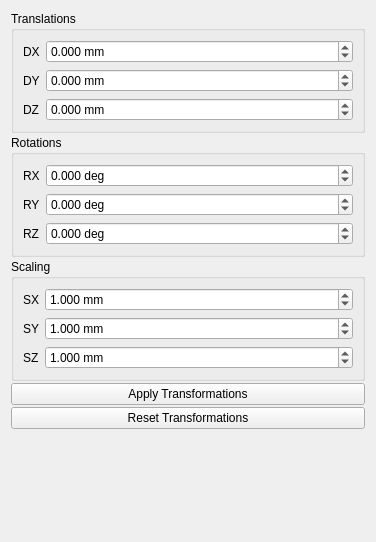
                <widget class="QWidget" name="pageTransformations">
                 <property name="geometry">
                  <rect>
                   <x>0</x>
                   <y>0</y>
                   <width>376</width>
                   <height>542</height>
                  </rect>
                 </property>
                 <property name="sizePolicy">
                  <sizepolicy hsizetype="Expanding" vsizetype="Expanding">
                   <horstretch>0</horstretch>
                   <verstretch>0</verstretch>
                  </sizepolicy>
                 </property>
                 <attribute name="label">
                  <string>Object Transformations</string>
                 </attribute>
                 <layout class="QGridLayout" name="gridLayout_11">
                  <property name="spacing">
                   <number>2</number>
                  </property>
                  <item row="0" column="0">
                   <widget class="QGroupBox" name="groupBox_5">
                    <property name="title">
                     <string>Translations</string>
                    </property>
                    <property name="flat">
                     <bool>true</bool>
                    </property>
                    <layout class="QGridLayout" name="gridLayout_8">
                     <item row="0" column="0">
                      <widget class="QLabel" name="label">
                       <property name="text">
                        <string>DX</string>
                       </property>
                      </widget>
                     </item>
                     <item row="0" column="1">
                      <widget class="QDoubleSpinBox" name="doubleSpinBoxDX">
                       <property name="sizePolicy">
                        <sizepolicy hsizetype="MinimumExpanding" vsizetype="Fixed">
                         <horstretch>0</horstretch>
                         <verstretch>0</verstretch>
                        </sizepolicy>
                       </property>
                       <property name="suffix">
                        <string> mm</string>
                       </property>
                       <property name="decimals">
                        <number>3</number>
                       </property>
                       <property name="minimum">
                        <double>-999999.000000000000000</double>
                       </property>
                       <property name="maximum">
                        <double>999999.000000000000000</double>
                       </property>
                      </widget>
                     </item>
                     <item row="1" column="0">
                      <widget class="QLabel" name="label_2">
                       <property name="text">
                        <string>DY</string>
                       </property>
                      </widget>
                     </item>
                     <item row="1" column="1">
                      <widget class="QDoubleSpinBox" name="doubleSpinBoxDY">
                       <property name="sizePolicy">
                        <sizepolicy hsizetype="MinimumExpanding" vsizetype="Fixed">
                         <horstretch>0</horstretch>
                         <verstretch>0</verstretch>
                        </sizepolicy>
                       </property>
                       <property name="suffix">
                        <string> mm</string>
                       </property>
                       <property name="decimals">
                        <number>3</number>
                       </property>
                       <property name="minimum">
                        <double>-999999.000000000000000</double>
                       </property>
                       <property name="maximum">
                        <double>999999.000000000000000</double>
                       </property>
                      </widget>
                     </item>
                     <item row="2" column="0">
                      <widget class="QLabel" name="label_3">
                       <property name="text">
                        <string>DZ</string>
                       </property>
                      </widget>
                     </item>
                     <item row="2" column="1">
                      <widget class="QDoubleSpinBox" name="doubleSpinBoxDZ">
                       <property name="sizePolicy">
                        <sizepolicy hsizetype="MinimumExpanding" vsizetype="Fixed">
                         <horstretch>0</horstretch>
                         <verstretch>0</verstretch>
                        </sizepolicy>
                       </property>
                       <property name="suffix">
                        <string> mm</string>
                       </property>
                       <property name="decimals">
                        <number>3</number>
                       </property>
                       <property name="minimum">
                        <double>-999999.000000000000000</double>
                       </property>
                       <property name="maximum">
                        <double>999999.000000000000000</double>
                       </property>
                      </widget>
                     </item>
                    </layout>
                   </widget>
                  </item>
                  <item row="5" column="0">
                   <spacer name="verticalSpacer_2">
                    <property name="orientation">
                     <enum>Qt::Vertical</enum>
                    </property>
                    <property name="sizeHint" stdset="0">
                     <size>
                      <width>20</width>
                      <height>40</height>
                     </size>
                    </property>
                   </spacer>
                  </item>
                  <item row="2" column="0">
                   <widget class="QGroupBox" name="groupBox_8">
                    <property name="title">
                     <string>Scaling</string>
                    </property>
                    <property name="flat">
                     <bool>true</bool>
                    </property>
                    <layout class="QGridLayout" name="gridLayout_10">
                     <item row="0" column="0">
                      <widget class="QLabel" name="label_7">
                       <property name="text">
                        <string>SX</string>
                       </property>
                      </widget>
                     </item>
                     <item row="0" column="1">
                      <widget class="QDoubleSpinBox" name="doubleSpinBoxSX">
                       <property name="sizePolicy">
                        <sizepolicy hsizetype="MinimumExpanding" vsizetype="Fixed">
                         <horstretch>0</horstretch>
                         <verstretch>0</verstretch>
                        </sizepolicy>
                       </property>
                       <property name="suffix">
                        <string> mm</string>
                       </property>
                       <property name="decimals">
                        <number>3</number>
                       </property>
                       <property name="minimum">
                        <double>-999999.000000000000000</double>
                       </property>
                       <property name="maximum">
                        <double>999999.000000000000000</double>
                       </property>
                       <property name="value">
                        <double>1.000000000000000</double>
                       </property>
                      </widget>
                     </item>
                     <item row="1" column="0">
                      <widget class="QLabel" name="label_8">
                       <property name="text">
                        <string>SY</string>
                       </property>
                      </widget>
                     </item>
                     <item row="1" column="1">
                      <widget class="QDoubleSpinBox" name="doubleSpinBoxSY">
                       <property name="sizePolicy">
                        <sizepolicy hsizetype="MinimumExpanding" vsizetype="Fixed">
                         <horstretch>0</horstretch>
                         <verstretch>0</verstretch>
                        </sizepolicy>
                       </property>
                       <property name="suffix">
                        <string> mm</string>
                       </property>
                       <property name="decimals">
                        <number>3</number>
                       </property>
                       <property name="minimum">
                        <double>-999999.000000000000000</double>
                       </property>
                       <property name="maximum">
                        <double>999999.000000000000000</double>
                       </property>
                       <property name="value">
                        <double>1.000000000000000</double>
                       </property>
                      </widget>
                     </item>
                     <item row="2" column="0">
                      <widget class="QLabel" name="label_9">
                       <property name="text">
                        <string>SZ</string>
                       </property>
                      </widget>
                     </item>
                     <item row="2" column="1">
                      <widget class="QDoubleSpinBox" name="doubleSpinBoxSZ">
                       <property name="sizePolicy">
                        <sizepolicy hsizetype="MinimumExpanding" vsizetype="Fixed">
                         <horstretch>0</horstretch>
                         <verstretch>0</verstretch>
                        </sizepolicy>
                       </property>
                       <property name="suffix">
                        <string> mm</string>
                       </property>
                       <property name="decimals">
                        <number>3</number>
                       </property>
                       <property name="minimum">
                        <double>-999999.000000000000000</double>
                       </property>
                       <property name="maximum">
                        <double>999999.000000000000000</double>
                       </property>
                       <property name="value">
                        <double>1.000000000000000</double>
                       </property>
                      </widget>
                     </item>
                    </layout>
                   </widget>
                  </item>
                  <item row="1" column="0">
                   <widget class="QGroupBox" name="groupBox_6">
                    <property name="title">
                     <string>Rotations</string>
                    </property>
                    <property name="flat">
                     <bool>true</bool>
                    </property>
                    <layout class="QGridLayout" name="gridLayout_9">
                     <item row="0" column="0">
                      <widget class="QLabel" name="label_4">
                       <property name="text">
                        <string>RX</string>
                       </property>
                      </widget>
                     </item>
                     <item row="0" column="1">
                      <widget class="QDoubleSpinBox" name="doubleSpinBoxRX">
                       <property name="sizePolicy">
                        <sizepolicy hsizetype="MinimumExpanding" vsizetype="Fixed">
                         <horstretch>0</horstretch>
                         <verstretch>0</verstretch>
                        </sizepolicy>
                       </property>
                       <property name="suffix">
                        <string> deg</string>
                       </property>
                       <property name="decimals">
                        <number>3</number>
                       </property>
                       <property name="minimum">
                        <double>-180.000000000000000</double>
                       </property>
                       <property name="maximum">
                        <double>180.000000000000000</double>
                       </property>
                      </widget>
                     </item>
                     <item row="1" column="0">
                      <widget class="QLabel" name="label_5">
                       <property name="text">
                        <string>RY</string>
                       </property>
                      </widget>
                     </item>
                     <item row="1" column="1">
                      <widget class="QDoubleSpinBox" name="doubleSpinBoxRY">
                       <property name="sizePolicy">
                        <sizepolicy hsizetype="MinimumExpanding" vsizetype="Fixed">
                         <horstretch>0</horstretch>
                         <verstretch>0</verstretch>
                        </sizepolicy>
                       </property>
                       <property name="suffix">
                        <string> deg</string>
                       </property>
                       <property name="decimals">
                        <number>3</number>
                       </property>
                       <property name="minimum">
                        <double>-180.000000000000000</double>
                       </property>
                       <property name="maximum">
                        <double>180.000000000000000</double>
                       </property>
                      </widget>
                     </item>
                     <item row="2" column="0">
                      <widget class="QLabel" name="label_6">
                       <property name="text">
                        <string>RZ</string>
                       </property>
                      </widget>
                     </item>
                     <item row="2" column="1">
                      <widget class="QDoubleSpinBox" name="doubleSpinBoxRZ">
                       <property name="sizePolicy">
                        <sizepolicy hsizetype="MinimumExpanding" vsizetype="Fixed">
                         <horstretch>0</horstretch>
                         <verstretch>0</verstretch>
                        </sizepolicy>
                       </property>
                       <property name="suffix">
                        <string> deg</string>
                       </property>
                       <property name="decimals">
                        <number>3</number>
                       </property>
                       <property name="minimum">
                        <double>-180.000000000000000</double>
                       </property>
                       <property name="maximum">
                        <double>180.000000000000000</double>
                       </property>
                      </widget>
                     </item>
                    </layout>
                   </widget>
                  </item>
                  <item row="3" column="0">
                   <widget class="QPushButton" name="pushButtonApplyTransformations">
                    <property name="text">
                     <string>Apply Transformations</string>
                    </property>
                   </widget>
                  </item>
                  <item row="4" column="0">
                   <widget class="QPushButton" name="pushButtonResetTransformations">
                    <property name="text">
                     <string>Reset Transformations</string>
                    </property>
                   </widget>
                  </item>
                 </layout>
                </widget>
